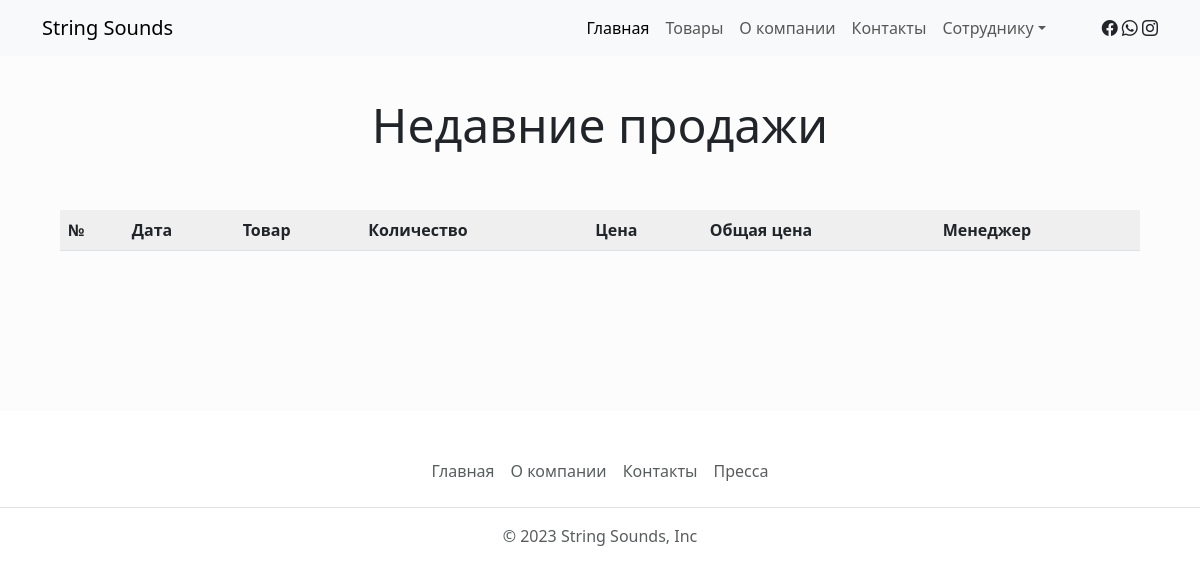
The app's page /trades/, older data.
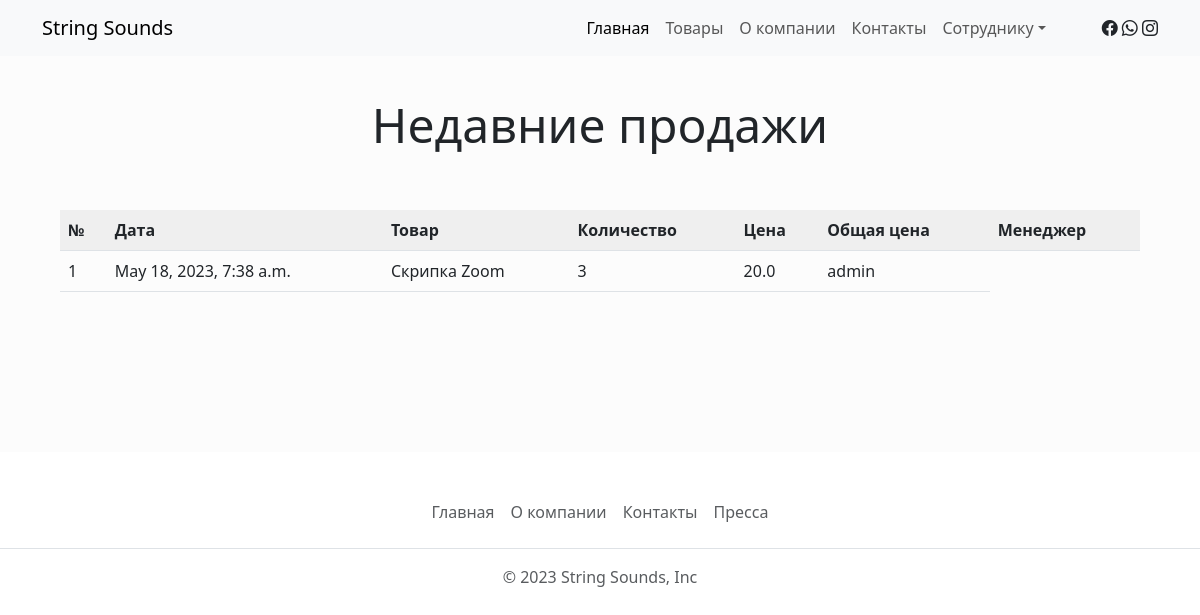
The same page, newer data.
### myApp/models.py (models this page shows, shortened)
class Trade(models.Model):
    date = models.DateTimeField("Дата сделки")
    product = models.ForeignKey(to=Product, verbose_name="Товар", on_delete=models.CASCADE)
    count = models.IntegerField("Количество")
    costPerOne = models.FloatField("Цена за единицу")
    manager = models.ForeignKey(to=User, verbose_name="Менеджер", on_delete=models.CASCADE)
    class Meta:
        verbose_name_plural = "Сделки"

class Product(models.Model):
    title = models.CharField('Название', max_length=200)
    description = models.TextField('Описание товара')
    def __str__(self):
        return self.title
    class Meta:
        verbose_name_plural = "Товар"

### myApp/views.py (the view)
# urls.py: path('trades/', views.trades)
def trades(request):
    url = 'trades.html'
    return render(request, url, {"trades":Trade.objects.all(), "form":AddProduct()})

### myApp/templates/trades.html (shortened to what this page needs)
{% extends "base.html" %}
{% block content %}
  <div class="container-fluid warehouse py-5">
    <div class="flex-row py-5 mx-5">
      <div class="col-12 text-center">
        <h1 class="display-5">Недавние продажи</h1>
      </div>
      <div class="col-12 py-5">
        <table class="table table-striped">
          <th>№</th>
          <th>Дата</th>
          <th>Товар</th>
          <th>Количество</th>
          <th>Цена</th>
          <th>Общая цена</th>
          <th>Менеджер</th>
          {% for trade in trades %}
          <tr>
            <td>{{trade.id}}</td>
            <td>{{trade.date}}</td>
            <td>{{trade.product}}</td>
            <td>{{trade.count}}</td>
            <td>{{trade.costPerOne}}</td>
            <td>{{trade.manager}}</td>
          </tr>
          {% endfor %}
        </table>
      </div>
    </div>
  </div>
{% endblock content %}

Row changes from the older to the newer data that the page shows:
added Trade: id "1", date "May 18, 2023, 7:38 a.m.", product "Скрипка Zoom", count "3", costPerOne "20.0", manager "admin"
